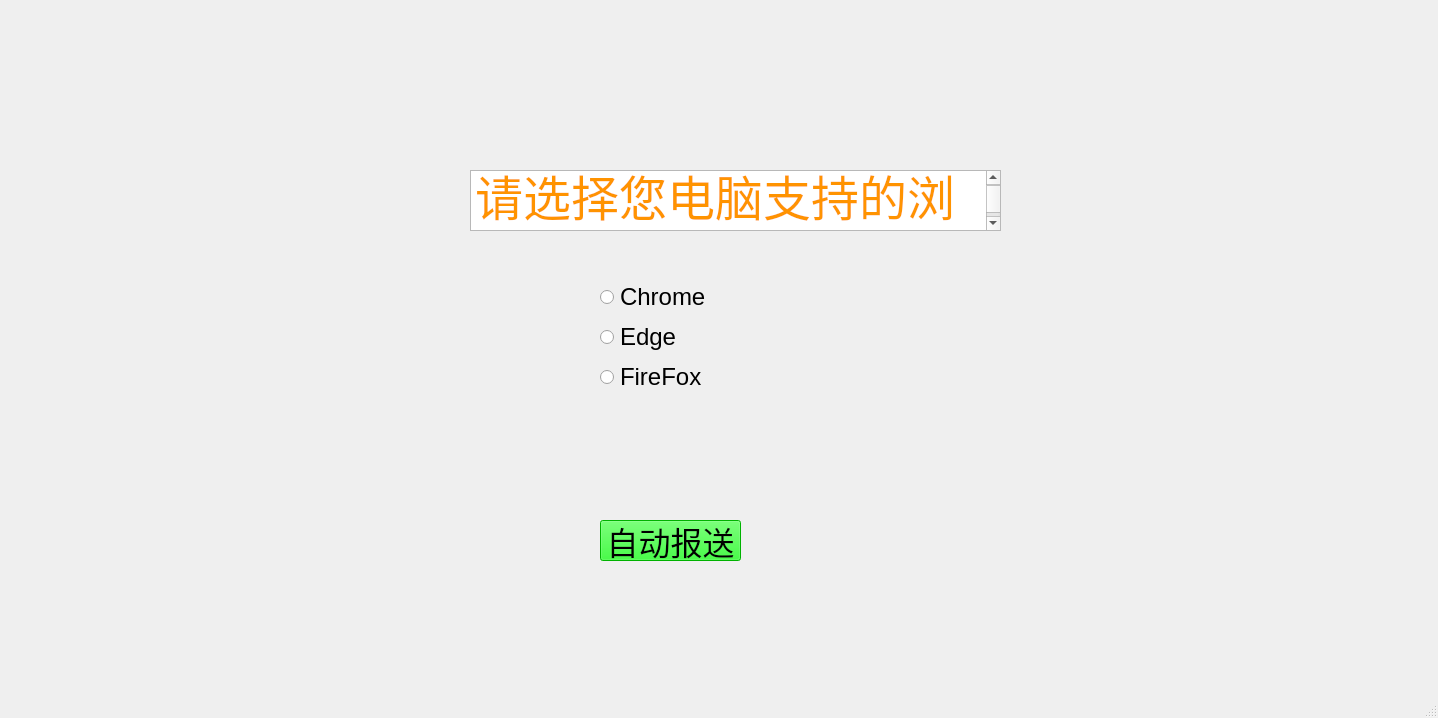
<?xml version="1.0" encoding="UTF-8"?>
<ui version="4.0">
 <class>MainWindow</class>
 <widget class="QMainWindow" name="MainWindow">
  <property name="geometry">
   <rect>
    <x>0</x>
    <y>0</y>
    <width>1438</width>
    <height>718</height>
   </rect>
  </property>
  <property name="windowTitle">
   <string>MainWindow</string>
  </property>
  <property name="autoFillBackground">
   <bool>false</bool>
  </property>
  <property name="styleSheet">
   <string notr="true">background-image: url(:/assets/imgs/bg2.png);</string>
  </property>
  <widget class="QWidget" name="centralwidget">
   <property name="autoFillBackground">
    <bool>false</bool>
   </property>
   <property name="styleSheet">
    <string notr="true"/>
   </property>
   <widget class="QTextEdit" name="textEdit">
    <property name="geometry">
     <rect>
      <x>470</x>
      <y>170</y>
      <width>531</width>
      <height>61</height>
     </rect>
    </property>
    <property name="autoFillBackground">
     <bool>false</bool>
    </property>
    <property name="styleSheet">
     <string notr="true"/>
    </property>
    <property name="html">
     <string>&lt;!DOCTYPE HTML PUBLIC &quot;-//W3C//DTD HTML 4.0//EN&quot; &quot;http://www.w3.org/TR/REC-html40/strict.dtd&quot;&gt;
&lt;html&gt;&lt;head&gt;&lt;meta name=&quot;qrichtext&quot; content=&quot;1&quot; /&gt;&lt;meta charset=&quot;utf-8&quot; /&gt;&lt;style type=&quot;text/css&quot;&gt;
p, li { white-space: pre-wrap; }
&lt;/style&gt;&lt;/head&gt;&lt;body style=&quot; font-family:'.AppleSystemUIFont'; font-size:13pt; font-weight:400; font-style:normal;&quot;&gt;
&lt;p style=&quot; margin-top:0px; margin-bottom:0px; margin-left:0px; margin-right:0px; -qt-block-indent:0; text-indent:0px;&quot;&gt;&lt;span style=&quot; font-size:36pt; color:#ff9300;&quot;&gt;请选择您电脑支持的浏览器：&lt;/span&gt;&lt;/p&gt;&lt;/body&gt;&lt;/html&gt;</string>
    </property>
   </widget>
   <widget class="QWidget" name="layoutWidget">
    <property name="geometry">
     <rect>
      <x>600</x>
      <y>280</y>
      <width>151</width>
      <height>171</height>
     </rect>
    </property>
    <layout class="QVBoxLayout" name="verticalLayout">
     <property name="sizeConstraint">
      <enum>QLayout::SetMaximumSize</enum>
     </property>
     <item>
      <widget class="QRadioButton" name="radioButton">
       <property name="font">
        <font>
         <pointsize>18</pointsize>
        </font>
       </property>
       <property name="text">
        <string>Chrome</string>
       </property>
      </widget>
     </item>
     <item>
      <widget class="QRadioButton" name="radioButton_2">
       <property name="font">
        <font>
         <pointsize>18</pointsize>
        </font>
       </property>
       <property name="text">
        <string>Edge</string>
       </property>
      </widget>
     </item>
     <item>
      <widget class="QRadioButton" name="radioButton_3">
       <property name="font">
        <font>
         <pointsize>18</pointsize>
        </font>
       </property>
       <property name="text">
        <string>FireFox</string>
       </property>
      </widget>
     </item>
    </layout>
   </widget>
   <widget class="QPushButton" name="pushButton">
    <property name="geometry">
     <rect>
      <x>600</x>
      <y>520</y>
      <width>141</width>
      <height>41</height>
     </rect>
    </property>
    <property name="font">
     <font>
      <pointsize>24</pointsize>
     </font>
    </property>
    <property name="styleSheet">
     <string notr="true">background-color: rgb(0, 249, 0);</string>
    </property>
    <property name="text">
     <string>自动报送</string>
    </property>
   </widget>
  </widget>
  <widget class="QMenuBar" name="menubar">
   <property name="geometry">
    <rect>
     <x>0</x>
     <y>0</y>
     <width>1438</width>
     <height>24</height>
    </rect>
   </property>
  </widget>
  <widget class="QStatusBar" name="statusbar"/>
 </widget>
 <resources>
  <include location="main.qrc"/>
 </resources>
 <connections/>
</ui>
